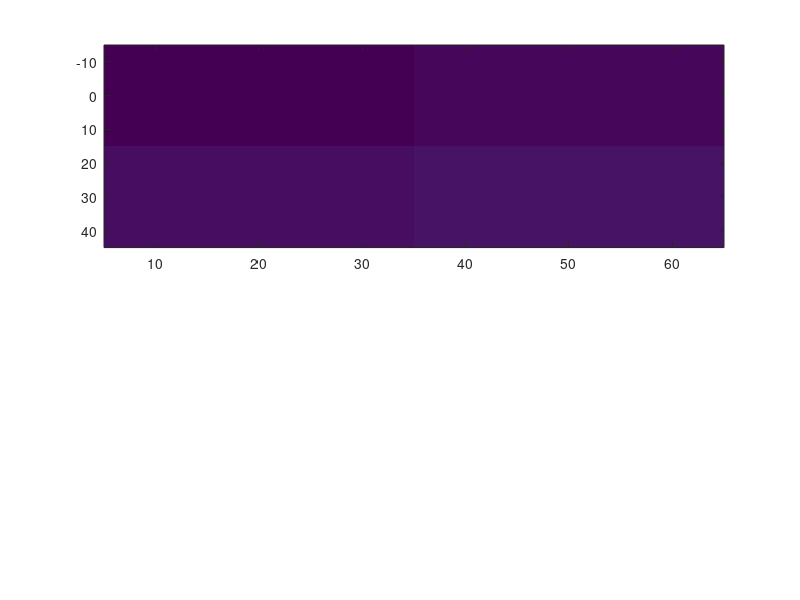

Reproduce this figure in MATLAB. (Note: this script raises an error after producing the figure.)
f = figure(73);

top = subplot(211);
img = image([10, 30], [5, 15], [1, 2; 3, 4]);
x_before = get(img, 'XData');
y_before = get(img, 'YData');
limits_before = axis();
set(img, 'XData', [20, 50], 'YData', [0, 30]);
x_after = get(img, 'XData');
y_after = get(img, 'YData');
limits_after = axis("tight");

bottom = subplot(212);
heat = imagesc([100, 200, 400], [2, 8], [0, 1, 2; 3, 4, 5]);
heat_x = get(heat, 'XData');
heat_y = get(heat, 'YData');
heat_limits = axis("tight");

current = gcf();
